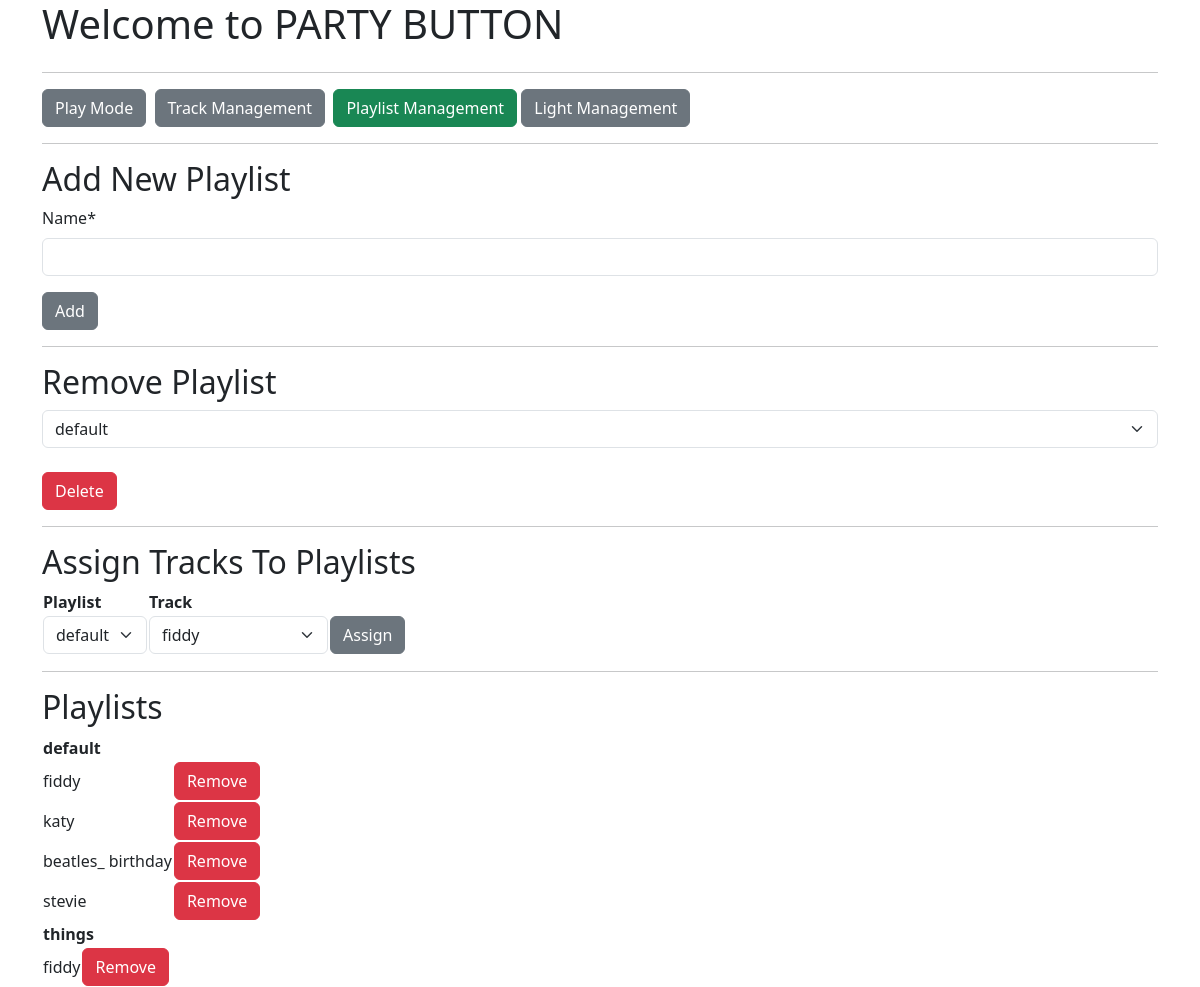
/playlists/, run on the app's committed database.
### mp3_manager/models.py (models this page shows, shortened)
class Playlist(models.Model):
    name = models.CharField(max_length=256)
    class Meta:
        ordering = ["name"]
    def __str__(self):
        return self.name

class Track(models.Model):
    name = models.CharField(max_length=200, blank=False, null=False)
    mp3_file = models.FileField(upload_to="uploads", blank=False, null=False)
    mp3_length = models.IntegerField(blank=True, null=True)
    minutes = models.IntegerField(blank=False, null=False, validators=[MinValueValidator(0),
                                                                       MaxValueValidator(600)])
    seconds = models.IntegerField(blank=False, null=False, validators=[MinValueValidator(0),
                                                                       MaxValueValidator(60)])
    solo = models.BooleanField(blank=False, null=False, default=False)
    play_full = models.BooleanField(blank=False, null=False,
                                    default=False)
    override_playtime = models.BooleanField(blank=False, null=False,
                                            default=False)
    playtime_seconds = models.IntegerField(blank=False, null=False,
                                           default=0,
                                           validators=[MinValueValidator(0),
                                                       MaxValueValidator(600)])
    bpm = models.IntegerField(blank=False, null=False,
                                           default=0,
                                           validators=[MinValueValidator(0),
                                                       MaxValueValidator(400)])
    playlists = models.ManyToManyField(Playlist)
    def __str__(self):
        return self.name

### mp3_manager/views.py (the view, shortened to what this page needs)
# urls.py: path("playlists/", views.PlaylistManagement.as_view(), name="playlists"),
class PlaylistManagement(generic.ListView, FormMixin):
    template_name = "mp3_manager/playlist.html"
    context_object_name = "playlist_list"
    model = Playlist
    form_class = PlaylistForm
    def get(self, request):
        playlist_list = self.get_queryset()
        tracklist = Track.objects.all()
        return render(request, self.template_name,
                      {"playlist_list": playlist_list,
                       "tracklist": tracklist,
                       "playlistform": PlaylistForm})

### mp3_manager/templates/mp3_manager/playlist.html (shortened to what this page needs)
{% extends "./base.html" %}
{% load crispy_forms_tags %}
{% block content %}
  <div class="row">
    <div class="col">
      <a href="/"><button type="button" class="btn btn-secondary">Play Mode</button></a>&nbsp;
      <a  href="/tracks"><button type="button" class="btn btn-secondary">Track Management</button></a>&nbsp;
      <a href="/playlists"><button type="button" class="btn btn-success">Playlist Management</button></a>
      <a href="/lights"><button type="button" class="btn btn-secondary">Light Management</button></a>
    </div>
  </div>
  <hr>
    <div class="row">
        <div class="col">
           <h2>Add New Playlist</h2>
           <form id="addplaylist_form" id="addplaylist_form" action={% url 'mp3_manager:addplaylist' %} method="post" enctype="multipart/form-data">
            {{ playlistform|crispy }}
            <input class="btn btn-secondary" type="submit" form="addplaylist_form" value="Add" id="addplaylist_submit" name="addplaylist_submit"></input>
           </form>
        </div>
    </div>
    <hr />
    <div class="row">
      <div class="col">
         <h2>Remove Playlist</h2>
         <form id="removeplaylist_form" id="removeplaylist_form" action={% url 'mp3_manager:removeplaylist' %} method="post" enctype="multipart/form-data">
          <select  class="form-select"  id="playlist_selection" name="playlist_selection">
          {% for playlist in playlist_list %}
            <option value="{{ playlist.pk }}">{{ playlist }}</option>
          {% endfor %}
          </select><br>
        <input class="btn btn-danger" type="submit" form="removeplaylist_form" value="Delete" id="removeplaylist_submit" name="removeplaylist_submit"></input>
         </form>
      </div>
    </div>
    <hr />
    <div class="row">
        <div class="col">
          <h2>Assign Tracks To Playlists</h2>
          <form id="assignplaylist_form" id="assignplaylist_form" action={% url 'mp3_manager:assignplaylist' %} method="post" enctype="multipart/form-data">
            <table>
              <tr><th>Playlist</th><th>Track</th><th></th></tr>
              <tr>
                <td>
                  <select class="form-select" id="playlist_selection" name="playlist_selection">
                    {% for playlist in playlist_list %}
                      <option value="{{ playlist.pk }}">{{ playlist }}</option>
                    {% endfor %}
                    </select>
                </td>
                <td>
                  <select class="form-select" id="track_selection" name="track_selection">
                    {% for track in tracklist %}
                      <option value="{{ track.pk }}">{{ track }}</option>
                    {% endfor %}
                    </select>
                </td>
                <td><input class="btn btn-secondary" type="submit" form="assignplaylist_form" value="Assign" id="assignplaylist_submit" name="assignplaylist_submit"></input></td>
              </tr>
            </table>
          </form>
          </div>
    </div>
    <hr />
    <div class="row">
        <div class="col">
          <h2>Playlists</h2>
          {% for playlist in playlist_list %}
            <table>
              <tr><th colspan="2">{{ playlist }}</th></tr>
                  {% for track in playlist.track_set.all %}
                  <tr>
                    <form id="unassignplaylist_form_{{ playlist.pk }}_{{ track.pk }}" id="unassignplaylist_update_{{ playlist.pk }}_{{ track.pk }}" action={% url 'mp3_manager:unassignplaylist' %} method="post" enctype="multipart/form-data">
                    <td>{{ track }}</td>
                    <td>
                      <input class="btn btn-danger" type="submit" form="unassignplaylist_form_{{ playlist.pk }}_{{ track.pk }}" value="Remove" id="unassignplaylist_submit_{{ playlist.pk }}_{{ track.pk }}" name="unassignplaylist_submit_{{ playlist.pk }}_{{ track.pk }}"></input></td>
                    </form>
                  </tr>
                  {% endfor %}
            </table>
          {% endfor %}
        </div>
    </div>
{% endblock %}

### mp3_manager/static/css/style.css (style rules this page uses)
h2 { color: maroon; }
a:link { color: white; text-decoration: none; }

### data on the page
Playlist: name "default"
Track: name "fiddy"
Track: name "katy"
Track: name "beatles_ birthday"
Track: name "stevie"
Playlist: name "things"

### other printed values
form field playlist_selection "default"
form field track_selection "fiddy"
